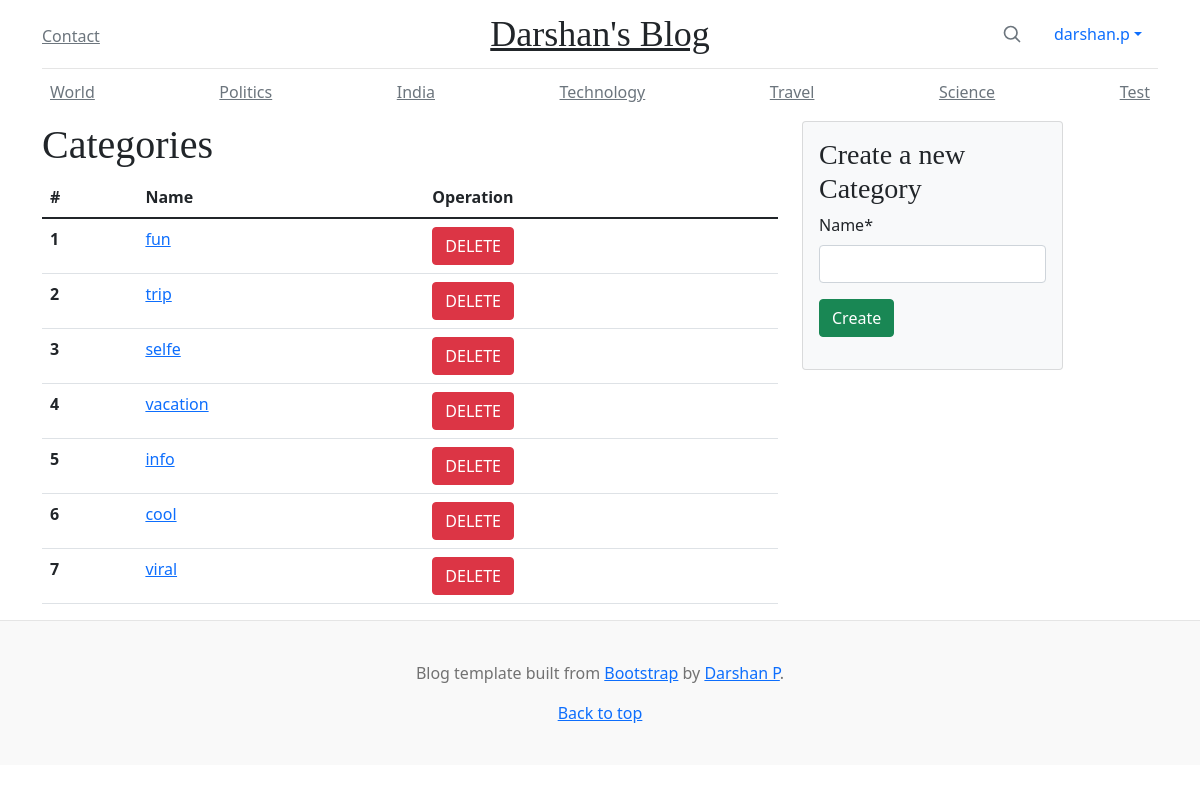
Screenshot of /tags/ (signed in) with the database file from the repository.
### blog/models.py (models this page shows, shortened)
class Category(models.Model):
    class Meta:
        verbose_name_plural = 'Categories'
    name = models.CharField(max_length=50, unique=True)
    def __str__(self):
        return self.name

class Tag(models.Model):
    name = models.CharField(max_length=50, unique=True)

### tag/views.py (the view)
# urls.py: path('', views.TagListView.as_view(), name='tag_list'),
class TagListView(LoginRequiredMixin, generic.ListView):
    model = Tag
    template_name = "tag/tag_list.html"
    context_object_name = "tags"
    success_message = "Tag: '{name}' was created successfully"
    def get_context_data(self, **kwargs):
        context_data = super().get_context_data(**kwargs)
        context_data.update(
            {
                "form": TagModelForm
            })
        return context_data

### blog/context_processors.py (called while the page is built)
def categories(request):
    return {
        'categories': Category.objects.order_by('id')
    }

### tag/templates/tag/tag_list.html (shortened to what this page needs)
{% extends "base.html" %}
{% load crispy_forms_tags %}
{% block content %}
<div class="row">
    <div class="col-8">
        <h1>Categories</h1>
        <table class="table">
            <thead>
                <tr>
                    <th>#</th>
                    <th>Name</th>
                    <th>Operation</th>
                </tr>
            </thead>
            <tbody>
                {% for tag in tags %}
                <tr>
                    <th>{{ tag.id }}</th>
                    <td><a href="{% url 'tag:tag_detail' tag.id %}">{{ tag.name }}</a></td>
                    <td>
                        <form method="POST" action="{% url 'tag:tag_delete' tag.id %}">
                            <input type="submit" class="btn btn-danger" value="DELETE">
                        </form>
                    </td>
                </tr>
                {% endfor %}
            </tbody>
        </table>
    </div>
    <div class="col-3">
        <div class="card card-body bg-light">
            <h3>Create a new Category</h3>
            <form method="post" action="{% url 'tag:tag_create' %}" class="uniForm">
                {{ form | crispy }}
                <button class="btn btn-success mb-3" type="submit">
                    Create
                </button>
            </form>
        </div>
    </div>
</div>
{% endblock %}

### templates/navbar_top.html (shortened to what this page needs)
<div class="container">
    <header class="blog-header py-3">
        <div class="row flex-nowrap justify-content-between align-items-center">
          <div class="col-4 pt-1">
            <a class="link-secondary" href="{% url 'contact' %}">Contact</a></div>
          <div class="col-4 text-center">
            <a class="blog-header-logo text-dark" href="{% url 'blog:blog_home' %}">Darshan's Blog</a>
          </div>
          <div class="col-4 d-flex justify-content-end align-items-center">
            <a class="link-secondary" href="#" aria-label="Search">
              <svg xmlns="http://www.w3.org/2000/svg" width="20" height="20" fill="none" stroke="currentColor" stroke-linecap="round" stroke-linejoin="round" stroke-width="2" class="mx-3" role="img" viewBox="0 0 24 24"><title>Search</title><circle cx="10.5" cy="10.5" r="7.5"/><path d="M21 21l-5.2-5.2"/></svg>
            </a>
            {% if request.user.is_authenticated %}
            <ul class="nav nav-pills">
              <li class="nav-item dropdown">
                <a class="nav-link dropdown-toggle" data-bs-toggle="dropdown" href="#" role="button" aria-expanded="false">{{ request.user.username }}</a>
              </li>
            </ul>
            {% else %}
            <a href="{% url 'login' %}" class="btn btn-default">Login</a>
            {% endif %}
          </div>
        </div>
      </header>
    {% if request.user.is_authenticated %}
    <div class="nav-scroller py-1 mb-2">
        <nav class="nav d-flex justify-content-between">
        {% for category in categories %}
            <a class="p-2 link-secondary" href="#">{{category}}</a>
        {% endfor %}
        </nav>
      </div>
    {% endif %}
</div>

### static/css/style.css (style rules this page uses)
.blog-header { line-height: 1; border-bottom: 1px solid #e5e5e5; }
.blog-header-logo { font-family: "Playfair Display", Georgia, "Times New Roman", serif; font-size: 2.25rem; }
h1, h2, h3, h4, h5, h6 { font-family: "Playfair Display", Georgia, "Times New Roman", serif; }
.nav-scroller { position: relative; z-index: 2; height: 2.75rem; overflow-y: hidden; }
.nav-scroller .nav { display: flex; flex-wrap: nowrap; padding-bottom: 1rem; margin-top: -1px; overflow-x: auto; text-align: center; white-space: nowrap; -webkit-overflow-scrolling: touch; }

### rows the page displays
Category: name "World"
Category: name "Politics"
Category: name "India"
Category: name "Technology"
Category: name "Travel"
Category: name "Science"
Category: name "Test"
Tag: id "1", name "fun"
Tag: id "2", name "trip"
Tag: id "3", name "selfe"
Tag: id "4", name "vacation"
Tag: id "5", name "info"
Tag: id "6", name "cool"
Tag: id "7", name "viral"

### other values shown
{{ request.user.username }} "darshan.p"
